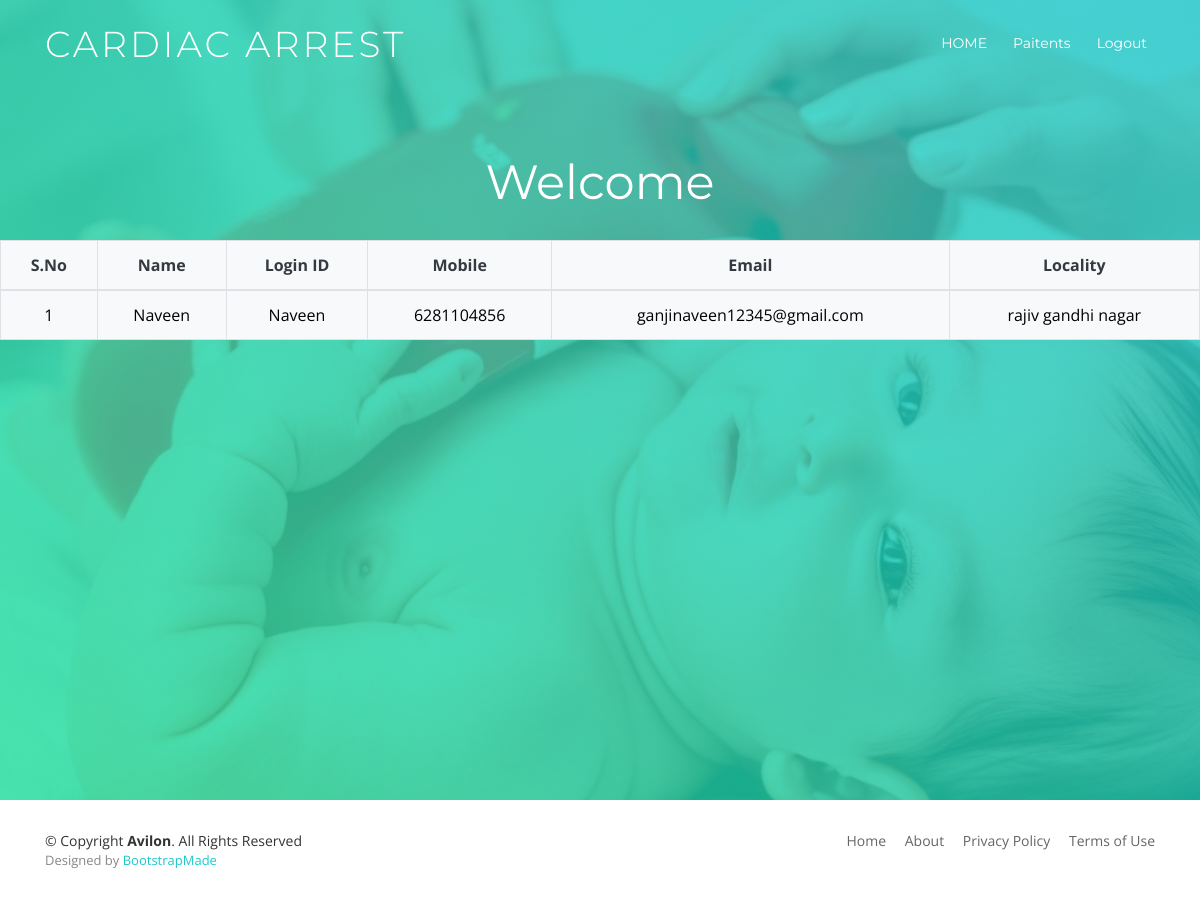
The page /paitentdetails/ on the database its author committed.
### users/models.py (models this page shows, shortened)
class UserRegistrationModel(models.Model):
    name = models.CharField(max_length=100)
    loginid = models.CharField(unique=True,max_length=100)
    password = models.CharField(max_length=100)
    mobile = models.CharField(max_length=100)
    email = models.CharField(max_length=100)
    locality = models.CharField(max_length=100)
    address = models.CharField(max_length=1000)
    city = models.CharField(max_length=100)
    state = models.CharField(max_length=100)
    status  = models.CharField(max_length=100)
    class Meta:
        db_table='Users'

### doctor/views.py (the view)
# urls.py: path('paitentdetails/', doctor.paitentdetails, name='paitentdetails'),
def paitentdetails(request):
    data = UserRegistrationModel.objects.all()
    return render(request, 'doctor/paitentdetails.html', {'data': data})

### assets/templates/doctor/paitentdetails.html
{% extends 'doctorbase.html'%}
{%block contents%}
 <section id="intro">
    <div class="intro-text">
      <p><h2>Welcome</h2></p>
      <table class="table table-bordered bg-light text-dark">
    <thead>
      <tr>
        <th>S.No</th>
        <th>Name</th>
        <th>Login ID</th>
        <th>Mobile</th>
        <th>Email</th>
        <th>Locality</th>
      </tr>
    </thead>
    <tbody>
    {% for i in data %}
                                            <tr style="color: Black">
                                                <td>{{forloop.counter}}</td>
                                                <td>{{i.name}}</td>
                                                <td>{{i.loginid}}</td>
                                                <td>{{i.mobile}}</td>
                                                <td>{{i.email}}</td>
                                                <td>{{i.locality}}</td>
                                            </tr>
                                            {% endfor %}
    </tbody>
  </table>
    </div>
  </section>
{%endblock%}

### assets/static/css/style.css (style rules this page uses)
body { background: #fff; color: #666666; font-family: "Open Sans", sans-serif; overflow-x: hidden; }
p { padding: 0; margin: 0 0 30px 0; }
h1, h2, h3, h4, h5, h6 { font-family: "Montserrat", sans-serif; font-weight: 400; margin: 0 0 20px 0; padding: 0; }
#intro { width: 100%; height: 100vh; background: linear-gradient(45deg, rgba(29, 224, 153, 0.8), rgba(29, 200, 205, 0.8)), url("../img/intro-bg.jpg") center top no-repeat; background-size: cover; position: relative; }
@media (min-width: 1024px) { #intro { background-attachment: fixed; } }
#intro .intro-text { position: absolute; left: 0; top: 60px; right: 0; height: calc(50% - 60px); display: flex; align-items: center; justify-content: center; text-align: center; flex-direction: column; }
#intro h2 { margin: 30px 0 10px 0; padding: 0 15px; font-size: 48px; font-weight: 400; line-height: 56px; color: #fff; }
#intro p { color: #fff; margin-bottom: 20px; padding: 0 15px; font-size: 24px; }

### rows shown on the page
UserRegistrationModel: name "Naveen", loginid "Naveen", mobile "6281104856", email "ganjinaveen12345@gmail.com", locality "rajiv gandhi nagar"
